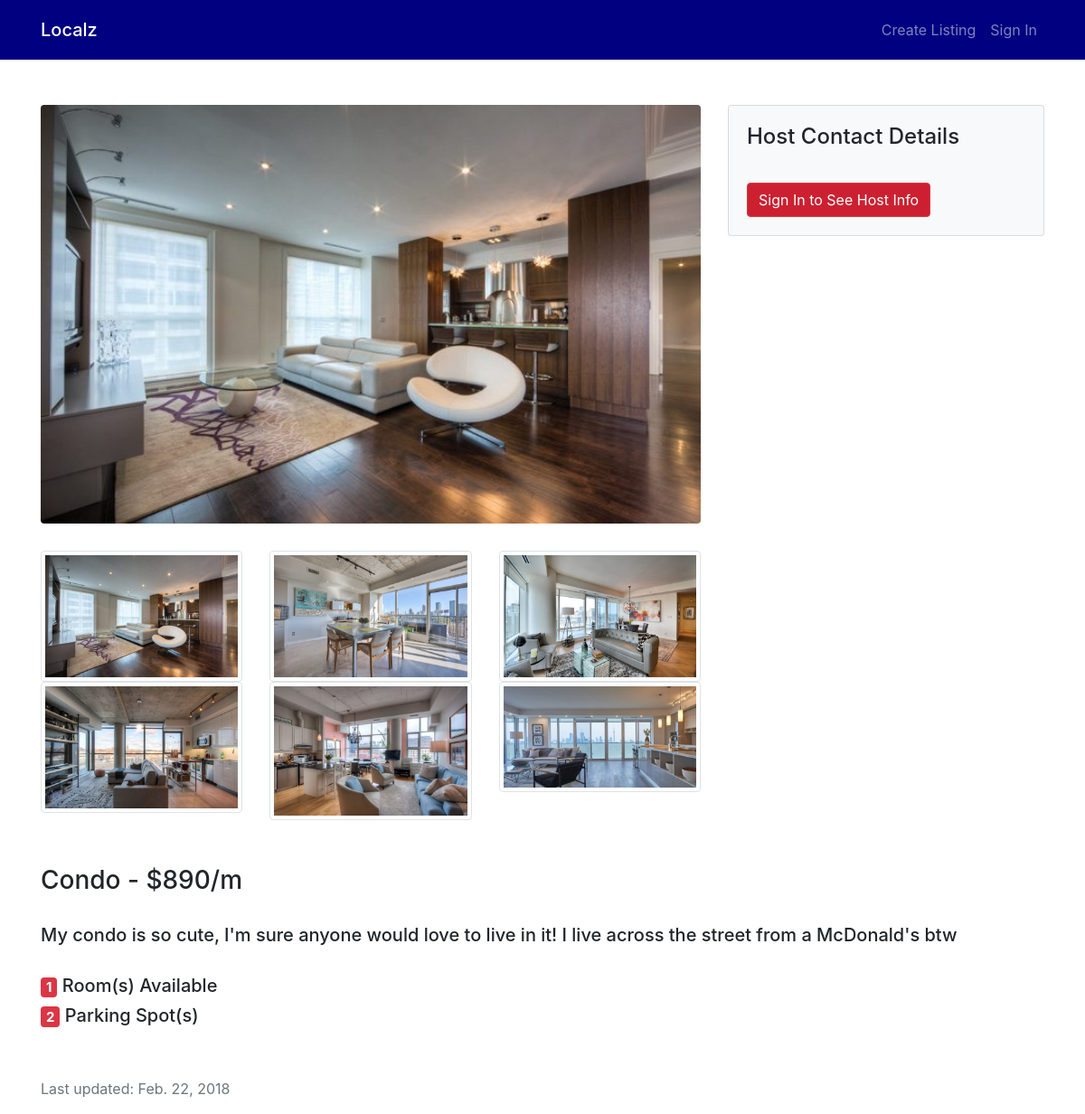
/r/1/, run on the app's committed database.
### home/models.py (models this page shows, shortened)
class RoomImage(models.Model):
    room = models.ForeignKey(Room, on_delete=models.CASCADE)
    image = models.ImageField()

class Room(models.Model):
    host_name = models.CharField(max_length=50)
    address = models.CharField(max_length=100)
    nearby_college = models.CharField(max_length=100 ,default="")
    property_name = models.CharField(max_length=30, default="")
    description = models.TextField(default="", blank=True)
    cost = models.PositiveIntegerField(default=0)
    visits = models.PositiveIntegerField(default=0)
    property_type_options = (('a', 'apartment'),
                                ('c', 'condo'),
                                ('t', 'townhouse'),
                                ('h', 'house'))
    property_type = models.CharField(choices=property_type_options, max_length=10)
    number_of_rooms = models.PositiveSmallIntegerField()
    garages = models.PositiveSmallIntegerField()
    creator_id = models.PositiveIntegerField()
    creator_email = models.CharField(max_length=50)
    creator_phone = models.CharField(max_length=10, default="", blank=True)
    creator_gender = models.CharField(max_length=10)
    creator_major = models.CharField(max_length=20)
    creator_year = models.PositiveSmallIntegerField()
    last_updated = models.DateTimeField(auto_now_add=True)

### home/views.py (the view)
# urls.py: path('r/<int:room_id>/', views.detail, name='detail'),
def detail(request, room_id):
    room = get_object_or_404(Room, pk=room_id)
    roomImages = list(room.roomimage_set.all())
    return render(request, 'home/detail.html', {'room': room, 'roomImages': roomImages})

### home/templates/home/detail.html (shortened to what this page needs)
{% extends 'home/base.html'%}
{% load static %}
{% block body %}
<div class="w-100" style="height:50px;"></div>
<div class="row">
    <div class="col-md-8 col-sm-12">
        <div class="row">
            <div class="col-md-12">
                <img class="rounded" src="{{ roomImages.0.image.url }}">
            </div>
            <div class="w-100" style="height:30px;"></div>
            <div class="col-md-12">
                <div id="imageGrid" class="row">
                    {% for image in roomImages %}
                        <div class="col-4"><img id="image{{ forloop.counter0 }}" class="expandable-image img-thumbnail" src="{{ image.image.url }}"></div>
                    {% endfor %}
                </div>
            </div>
        </div>
    </div>
    <div class="col-md-4 col-sm-12">
        <div class="card bg-light">
            <div class="card-body">
            <h4 class="card-title">Host Contact Details</h4><br>
            {% if user.is_authenticated %}
                <h5 class="card-subtitle mb-2">{{ room.host_name }}</h5>
                <h5 class="card-subtitle mb-2 text-2">Nearby College <span class="badge badge-dark">{{ room.nearby_college }}</span></h5>
                <h5 class="card-subtitle mb-2 text-muted">Host Studies <span class="badge badge-dark">{{ room.creator_major }}</span></h5>
                <h5 class="card-subtitle mb-2 text-muted">Year <span class="badge badge-dark">{{ room.creator_year }}</span></h5>
                <h5 class="card-subtitle mb-2 text-muted">Host is {% if room.creator_gender == 'm' %}<span class="badge badge-primary">Male
                        {%elif room.creator_gender == 'f'%}<span class="badge badge-danger">Female
                        {% else %}<span class="badge badge-info">Other{%endif%}</span></h5>
                <p id="address" class="card-text">{{ room.address }}</p>
                <div id="map"></div><br>
                <p>{{room.creator_email}}<br>
                {% if room.creator_phone %}{{room.creator_phone}}{% else %}Host did not provide a phone number{% endif %}</p>
            {% else %}
                <a href="{% url 'signin' %}"><button class="btn btn-danger">Sign In to See Host Info</button></a>
            {% endif %}
            </div>
        </div>
    </div>
    <div class="w-100" style="height:50px;"></div>
    <div class="col-md-12 col-sm-12">
        <h3>{% if room.property_type == 'a' %}Apartment
                {% elif room.property_type == 'c' %}Condo
                {% elif room.property_type == 't' %}Townhouse
                {% else %} house {% endif %} - ${{room.cost}}/m</h3><br>
        <h5>{%if room.description%}{{ room.description }}{%else%}Sorry! The host didn't provide a description{%endif%}</h5><br>
        <h5><span class="badge badge-danger">{{room.number_of_rooms}}</span> Room(s) Available</h5>
        <h5><span class="badge badge-danger">{{room.garages}}</span> Parking Spot(s)</h5>
    </div>
</div>
<br>
<br>
<div class="row">
    <div class="col-12">
        <p class="text-muted">Last updated: {{ room.last_updated.date }}</p>
    </div>
</div>
{% endblock %}

### home/static/home/css/home.css (style rules this page uses)
.btn-danger { background-color: #cc2030; }
img { width: 100%; }
.expandable-image { cursor: pointer; }

### data on the page
RoomImage: image (picture)
RoomImage: image (picture)
RoomImage: image (picture)
RoomImage: image (picture)
RoomImage: image (picture)
RoomImage: image (picture)
Room: cost "890", description "My condo is so cute, I'm sure anyone would love to live in it! I live across the street from a McDonald's btw", number_of_rooms "1", garages "2", last_updated "Feb. 22, 2018"
